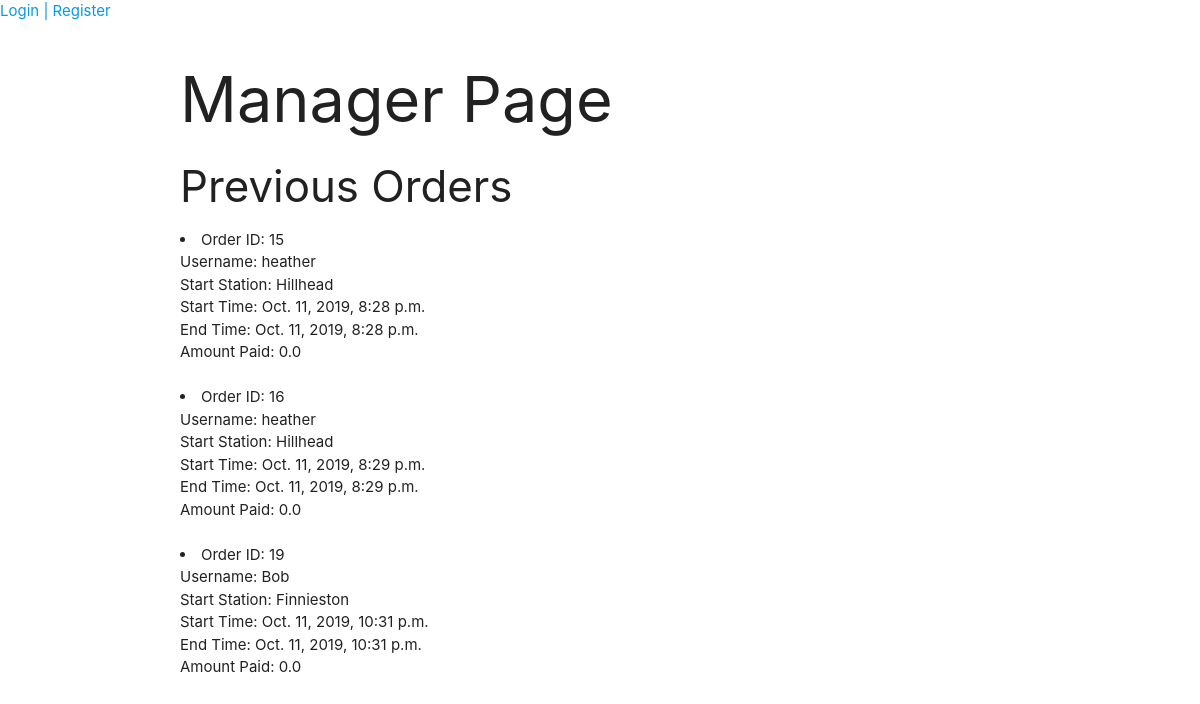
The page /manager/ on the database as committed earlier.
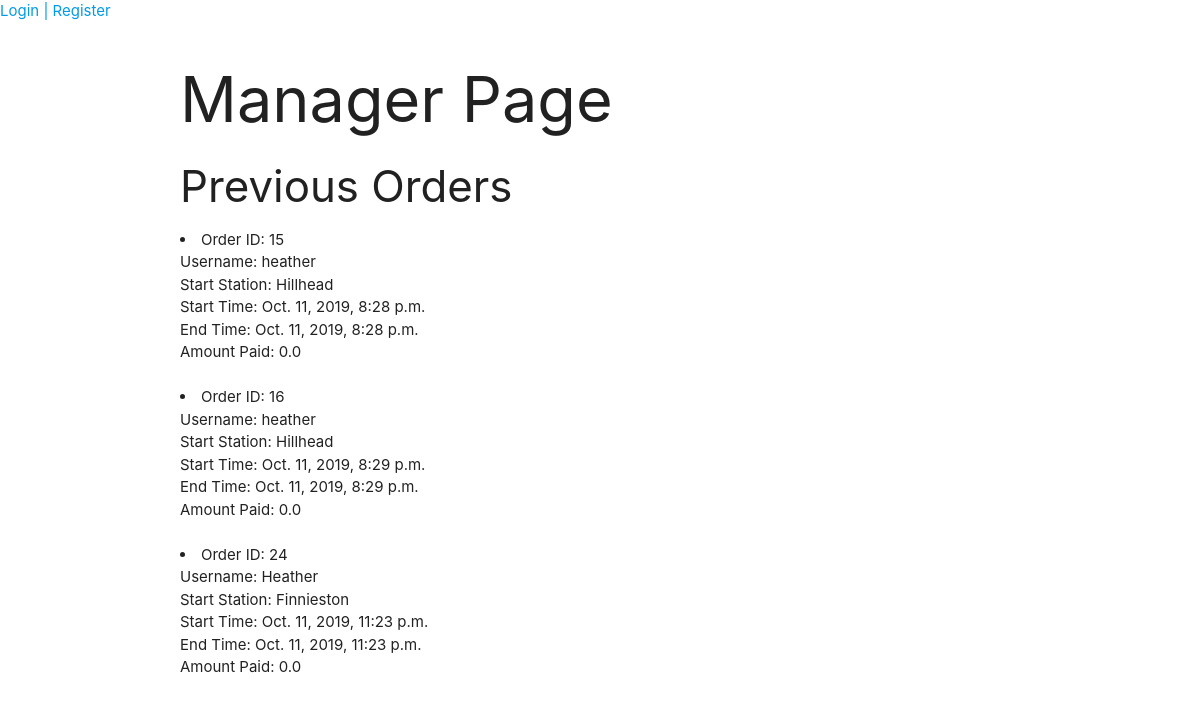
The same page on the database as committed later.
### BikeShare/models.py (models this page shows, shortened)
class Order(models.Model):
    bike = models.ForeignKey(Bike, on_delete=models.CASCADE)
    user = models.ForeignKey(settings.AUTH_USER_MODEL, on_delete=models.CASCADE, default=0)
    start_station = models.ForeignKey(Station, on_delete=models.CASCADE, default="")
    start_time = models.DateTimeField(default=timezone.now)
    check_out_time = models.DateTimeField(default=timezone.now)
    due_amount = models.FloatField(default=0.00)
    is_complete = models.BooleanField(default=False)

class Station(models.Model):
    station_name = models.CharField(max_length=100, null=False, default="")
    def __str__(self):
        return self.station_name

### account/models.py (models this page shows, shortened)
class Account(AbstractBaseUser):
    username = models.CharField(max_length=30, unique=True)
    email = models.EmailField(verbose_name='email', max_length=60, unique=True)
    date_joined = models.DateTimeField(verbose_name='date joined', auto_now_add=True)
    last_login = models.DateTimeField(verbose_name='last login', auto_now=True)
    role = models.CharField(max_length=10, choices=ROLE_CHOICES, default='2')
    is_admin = models.BooleanField(default=False)
    is_active = models.BooleanField(default=True)
    is_staff = models.BooleanField(default=False)
    is_superuser = models.BooleanField(default=False)
    hires_in_progress = models.IntegerField(default=0)
    current_location = models.CharField(max_length=30, default="")
    wallet_balance = models.FloatField(default=0.00)
    amount_owed = models.FloatField(default=0.00)
    USERNAME_FIELD = 'username'
    REQUIRED_FIELDS = ['email']
    objects = MyAccountManager()
    def __str__(self):
        return self.username

### BikeShare/views.py (the view)
# urls.py: path('manager/', views.manager_page, name='bikeshare-manager'),
def manager_page(request):
    previous_orders = Order.objects.all().filter(is_complete=False)
    return render(request, 'manager_page.html', context={'previous_orders':previous_orders})

### BikeShare/templates/manager_page.html (shortened to what this page needs)
{% extends 'base.html' %}
{% block content %}
<html>
<head>
</head>
<body>
    <h1>Manager Page</h1>
    <h3>Previous Orders</h3>
    {% for order in previous_orders %}
        <li>
        Order ID: {{ order.id }} <br>
        Username: {{ order.user }}<br>
        Start Station: {{ order.start_station }} <br>
        Start Time: {{ order.start_time }} <br>
        End Time: {{ order.check_out_time }}<br>
        Amount Paid: {{ order.due_amount }}<br><br>
        </li>
    {% endfor %}
</body>
</html>
{% endblock %}

Rows that differ between the two databases and show on the page:
no longer on this page (row edited): Order: id "19", user "Bob", start_station "Finnieston", start_time "Oct. 11, 2019, 10:31 p.m.", check_out_time "Oct. 11, 2019, 10:31 p.m.", due_amount "0.0"
added Order: id "24", user "Heather", start_station "Finnieston", start_time "Oct. 11, 2019, 11:23 p.m.", check_out_time "Oct. 11, 2019, 11:23 p.m.", due_amount "0.0"
